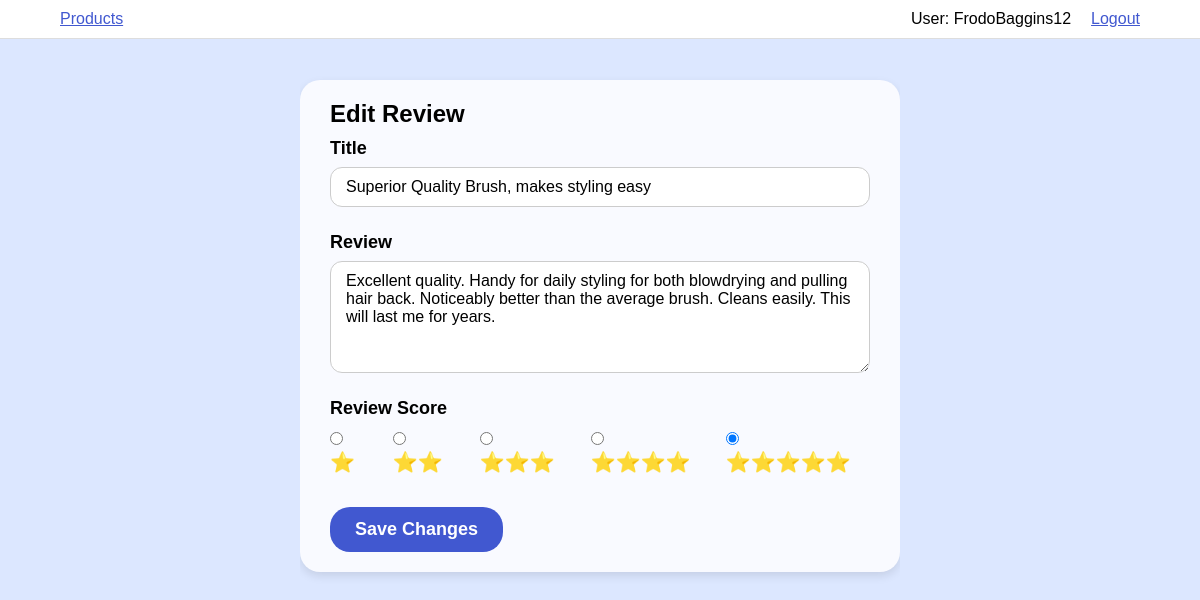
/edit-review/125d5de3-fd14-4683-8dce-1bae43a29a48/2cb1665a-8da8-43fb-a86c-dd7fa833ca0e (signed in), run on the app's committed database.
### tables this page shows
CREATE TABLE Users (
        username TEXT PRIMARY KEY,
        password TEXT NOT NULL,
        is_admin INTEGER NOT NULL
    );

CREATE TABLE Reviews (
        review_id TEXT PRIMARY KEY,
        product_id TEXT NOT NULL,
        username TEXT NOT NULL,
        review_title TEXT NOT NULL,
        review_body TEXT NOT NULL,
        review_score INTEGER NOT NULL,
        FOREIGN KEY (product_id) REFERENCES Products(product_id),
        FOREIGN KEY (username) REFERENCES Users(username)
    );

### Source/flask_app.py (the view, shortened to what this page needs)
@app.route("/edit-review/<product_id>/<review_id>", methods=["GET", "POST"])
@login_required
def edit_review(product_id, review_id):
    review = get_review_by_id(review_id)
    if not review:
        flash("Review not found", "error")
        return redirect(url_for("review_page", product_id=product_id))
    return render_template("edit-review-page.html", review=review, product_id=product_id)

### Source/Helpers/build_user_class_from_database_helper.py (called while the page is built)
def build_user(username):
    query = f"SELECT is_admin FROM {USER_TABLE_NAME} WHERE username = ? LIMIT 1"
    cur, con = query_database(query, params=(username,))
    result = cur.fetchone()
    con.close()
    if result is None:
        return None
    else:
        return User(username, bool(result[0]))

### Source/Helpers/database_query_helper.py (called while the page is built)
def query_database(query, **kwargs):
    base_dir = os.path.dirname(os.path.abspath(__file__))
    full_path = os.path.join(base_dir, "../..", "Databases", DATABASE_FILE_NAME)
    params = kwargs.get('params', None)
    con = sqlite3.connect(full_path)
    con.execute("PRAGMA foreign_keys = ON")  # Enable foreign keys
    cur = con.cursor()
    if params is None:
        result = cur.execute(query)
    else:
        result = cur.execute(query, params)
    con.commit()
    return result, con

### Source/Helpers/get_review_by_id_helper.py (called while the page is built)
def get_review_by_id(review_id):
    query = f"""
        SELECT review_id, review_title, review_body, review_score, username, product_id
        FROM {REVIEW_TABLE_NAME}
        WHERE review_id = ?
        LIMIT 1
    """
    params = (review_id,)
    cur, con = query_database(query, params=params)
    row = cur.fetchone()
    con.close()
    if row is None:
        return None
    review = Review(
        review_id=row[0],
        review_title=row[1],
        review_body=row[2],
        review_score=row[3],
        username=row[4],
        product_id=row[5]
    )
    return review

### Source/Models/user.py (called while the page is built)
    def get_id(self):
        return self.username

    def get_is_admin(self):
        return self.is_admin

    @property
    def is_authenticated(self):
        return True

### Source/flask_app.py (called while the page is built)
@login_manager.user_loader
def load_user(username):
    return build_user(username)

### Source/templates/edit-review-page.html (shortened to what this page needs)
{% extends "base-template.html" %}
{% block stylesheet %}
<link rel="stylesheet" href="{{ url_for('static', filename='CSS/edit-review-page.css') }}">
{% endblock %}
{% block content %}
<div class="edit-box">
  <h2>Edit Review</h2>
  <form method="POST">
    <div class="field">
      <label for="review_title">Title</label>
      <input type="text" id="review_title" name="review_title" value="{{ review.review_title }}" required>
    </div>
    <div class="field">
      <label for="review_body">Review</label>
      <textarea id="review_body" name="review_body" rows="5" required>{{ review.review_body }}</textarea>
    </div>
    <div class="field">
      <label>Review Score</label>
      <div class="radio-group">
        {% for i in range(1, 6) %}
        <label>
          <input type="radio" name="review_score" value="{{ i }}" {% if review.review_score == i %}checked{% endif %} required> {{ "⭐️" * i }}
        </label>
        {% endfor %}
      </div>
    </div>
    <button type="submit">Save Changes</button>
  </form>
</div>
{% endblock %}

### Source/templates/base-template.html (shortened to what this page needs)
<!DOCTYPE html>
<html lang="en" dir="ltr">
  <head>
    <link rel="stylesheet" href="{{ url_for('static', filename='CSS/constants.css') }}">
    <link rel="stylesheet" href="{{ url_for('static', filename='CSS/base-template.css') }}">
    {% block stylesheet %}{% endblock%}
  </head>
  <body>
    {% block header %}
    <header class="site-header">
      <nav class="navbar">
        <div class="nav-left-group">
          <a href="{{ url_for('root_page') }}" class="link">Products</a>
        </div>
        <div class="nav-right-group">
          <span>User: {{ current_user.get_id() }}</span>
          <a href="{{ url_for('logout') }}" class="link">Logout</a>
        </div>
      </nav>
    </header>
    {% endblock %}
    {% block content %}{% endblock %}
  </body>
</html>

### Source/static/CSS/constants.css (style rules this page uses)
:root { --webpage-background: #dce7ff; --header-gradient: linear-gradient(-190deg, #8e98c5, #3239a8); --button-gradient: linear-gradient(10deg, #6c749a, #0b16ba); --border-colour: #4158d0; }

### Source/static/CSS/base-template.css (style rules this page uses)
* { margin: 0; padding: 0; box-sizing: border-box; font-family: 'Amazon Ember', sans-serif; }
html,body { padding-top: 20px; display: flex; justify-content: center; align-items: center; height: auto; width: auto; overflow-y: auto; place-items: center; background: var(--webpage-background); }
.site-header { width: 100%; background-color: #fff; border-bottom: 1px solid #ddd; position: fixed; top: 0; left: 0; z-index: 1000; padding: 10px 40px; box-sizing: border-box; }
.link { color: var(--border-colour); }
.navbar { display: flex; justify-content: space-between; align-items: center; padding: 0 20px; text-decoration: none; user-select: none; }
.nav-left-group { display: flex; gap: 20px; align-items: center; }
.nav-right-group { display: flex; gap: 20px; align-items: center; }

### Source/static/CSS/edit-review-page.css (style rules this page uses)
.edit-box { max-width: 600px; margin: 40px auto; padding: 20px 30px; background: #f9faff; border-radius: 20px; box-shadow: 0 4px 10px rgba(0,0,0,0.1); }
.edit-box h2 { padding-bottom: 10px; }
.field { margin-bottom: 25px; display: flex; flex-direction: column; }
label { font-weight: 600; font-size: 18px; margin-bottom: 8px; user-select: none; }
input[type="text"], textarea { padding: 10px 15px; font-size: 16px; border-radius: 12px; border: 1px solid #ccc; resize: vertical; transition: border-color 0.3s ease; }
.radio-group { display: flex; gap: 15px; }
.radio-group label { font-size: 20px; user-select: none; cursor: pointer; }
input[type="radio"] { margin-right: 6px; cursor: pointer; }
button { background: #4158d0; color: white; padding: 12px 25px; font-size: 18px; font-weight: 600; border: none; border-radius: 20px; cursor: pointer; transition: background-color 0.3s ease; user-select: none; }

### data on the page
Users: get_id "FrodoBaggins12"
Reviews: review_title "Superior Quality Brush, makes styling easy", review_body "Excellent quality. Handy for daily styling for both blowdrying and pulling hair back. Noticeably better than the average brush. Cleans easily. This will last me for years.", review_score "☐ ⭐️" "☐ ⭐️⭐️" "☐ ⭐️⭐️⭐️" "☐ ⭐️⭐️⭐️⭐️" "☑ ⭐️⭐️⭐️⭐️⭐️"

### other printed values
{{ "⭐️" * i }} "⭐️" "⭐️⭐️" "⭐️⭐️⭐️" "⭐️⭐️⭐️⭐️" "⭐️⭐️⭐️⭐️⭐️"
